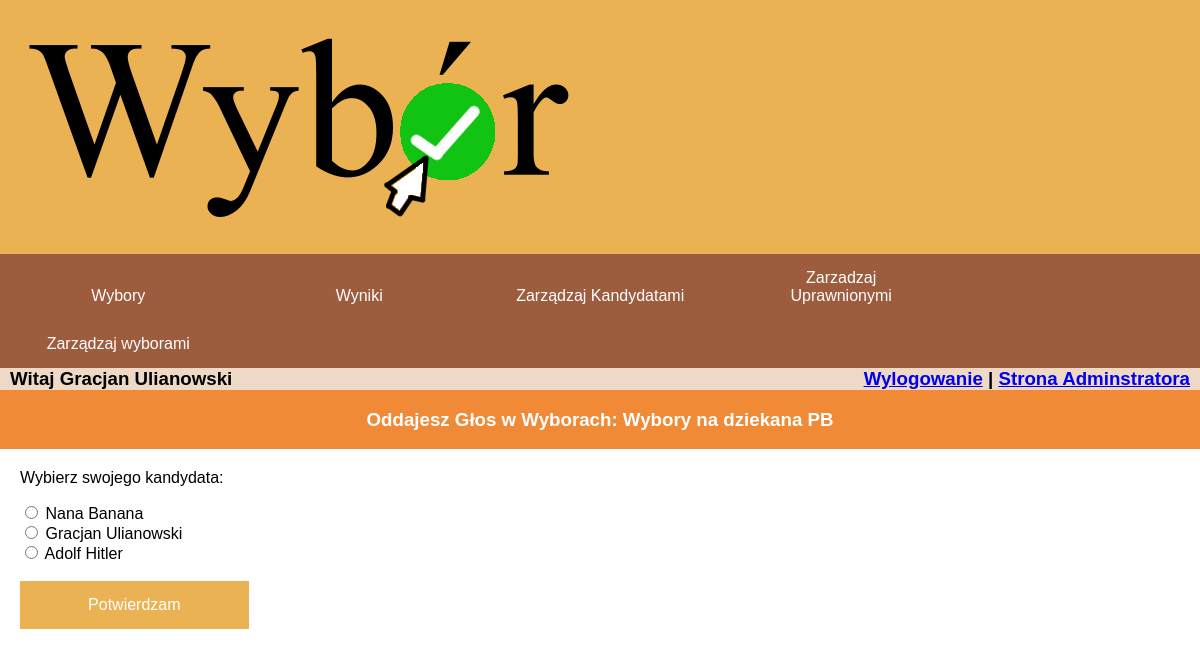
The app's page /wybory/3/ (signed in) with its own data.
### base/models.py (models this page shows, shortened)
class Wybory(models.Model):
    nazwa = models.CharField(max_length=255)
    typ = models.ForeignKey(TypWyborow, on_delete=models.CASCADE)
    data_rozpoczecia = models.DateTimeField(default=timezone.now)
    data_zakonczenia = models.DateTimeField(default=timezone.now)
    czy_aktywne = models.BooleanField(default=True)
    class Meta:
        verbose_name_plural = 'Wybory'

class Kandydaci(models.Model):
    id_wyborow = models.ForeignKey(Wybory, on_delete=models.CASCADE)
    pesel = models.ForeignKey(User, on_delete=models.CASCADE)
    poparcie = models.PositiveSmallIntegerField(default=0)
    class Meta:
        verbose_name_plural = 'Kandydaci'
    def __str__(self):
        return self.pesel.__str__()

### base/views.py (the view, shortened to what this page needs)
# urls.py: path('wybory/<str:pk>/', views.wybory, name='wybory'),
@login_required
def wybory(request, pk):
    wybory = Wybory.objects.get(id=pk)
    kandydaci = Kandydaci.objects.filter(id_wyborow=pk)
    uprawnieni = Uprawnieni.objects.filter(id_wyborow=wybory)
    if not request.user.is_authenticated:   # jeżeli jest niezalogowany
        valid = False
    elif uprawnieni.filter(pesel=request.user).exists() and not uprawnieni.get(pesel=request.user).CzyZaglosowal:
        valid = True
    else:
        valid = False
    valid = valid
    context = {
        'wybory': wybory,
        'kandydaci': kandydaci,
        'valid': valid,
    }
    return render(request, 'base/wybory.html', context)

### base/templates/base/wybory.html (shortened to what this page needs)
{% extends 'main.html' %}
{% block content %}
    <div class="home-container1">
    <h3 style="color:white;text-align:center;">Oddajesz Głos w Wyborach: {{ wybory.nazwa }}</h3>
    </div>
    {% include 'base/wybory_form.html' %}
{% endblock %}

### templates/navbar.html (shortened to what this page needs)
{% block header %}
<div id="header">
    <div class="logo-container">
        <a href="{% url 'home' %}">
            {%  load static %}
            <img class="logo" src='{% static "logo.png" %}'>
        </a>
    </div>
</div>
{% endblock %}
<div>
    <div style="background-color: #9e5c3e">
         <a href="{% url 'home' %}"><button class="buttonnav">Wybory</button></a>
        <a href="{% url 'wyniki' %}"><button class="buttonnav">Wyniki</button></a>
    {% if user.is_authenticated %}
        {% if user.is_staff %}
            <a>
                <button class="buttonnav">Zarządzaj Kandydatami</button>
            </a>
            <a>
                <button class="buttonnav">Zarzadzaj Uprawnionymi</button>
            </a>
            <a>
                <button class="buttonnav">Zarządzaj wyborami</button>
            </a>
        {% endif %}
    {% endif %}
    </div>
    <div style="background-color: #eed9c6">
        {% if user.is_authenticated %}
         <h3 class="split-para">Witaj {{ user.first_name }} {{ user.last_name }}
        <span>
        <a href={% url 'logout' %}>Wylogowanie</a>
        {% if user.is_superuser %}
            | <a href={% url 'admin:index' %}>Strona Adminstratora</a>
        {% endif %}
        </span>
        </h3>
    {% endif %}
    </div>
</div>

### base/templates/base/wybory_form.html (shortened to what this page needs)
<div style="margin: 20px 20px 20px 20px">
    {% if valid  %}
        <form method="post" action="">
            <p>Wybierz swojego kandydata:</p>
            {% for kandydat in kandydaci %}
                <input type="radio" id="{{ kandydat }}" name="kandydat" value={{ kandydat }}>
                <label for="html"> {{ kandydat.pesel.first_name }} {{ kandydat.pesel.last_name }} </label><br>
            {% endfor %}
            <br>
            <input class="buttonVote" type="submit" value="Potwierdzam">
        </form>
    {% else %}
        <h3>Już zagłosowałeś w tych wyborach lub nie masz do nich uprawnień. Wróć na stronę główną <a href="{% url 'home' %}">tutaj</a> </h3>
    {% endif %}
</div>

### templates/main.html (style rules this page uses)
body { background-color:white; margin: 0; padding: 0; font-family: Arial; }

### templates/navbar.html (style rules this page uses)
.split-para { display:block;margin:0px 10px 0px 10px; }
.split-para span { display:block;float:right; }
.buttonnav { border: none; color: white; padding: 15px 32px; text-align: center; text-decoration: none; display: inline-block; font-size: 16px; width: 19.71%; margin: 0px 0px 0px 0px; cursor: pointer; background-color: #9e5c3e; }

### base/templates/base/wybory.html (style rules this page uses)
.home-container1 { display: grid; background-color: #f08a37; }

### base/templates/base/wybory_form.html (style rules this page uses)
.buttonVote { border: none; color: white; padding: 15px 32px; text-align: center; text-decoration: none; display: inline-block; font-size: 16px; width: 19.71%; margin: 0px 0px 0px 0px; cursor: pointer; background-color: #EBB254; }

### records on screen
Wybory: nazwa "Wybory na dziekana PB"
Kandydaci: pesel.first_name "Nana", pesel.last_name "Banana"
Kandydaci: pesel.first_name "Gracjan", pesel.last_name "Ulianowski"
Kandydaci: pesel.first_name "Adolf", pesel.last_name "Hitler"

### other values on screen
{{ user.first_name }} "Gracjan"
{{ user.last_name }} "Ulianowski"
